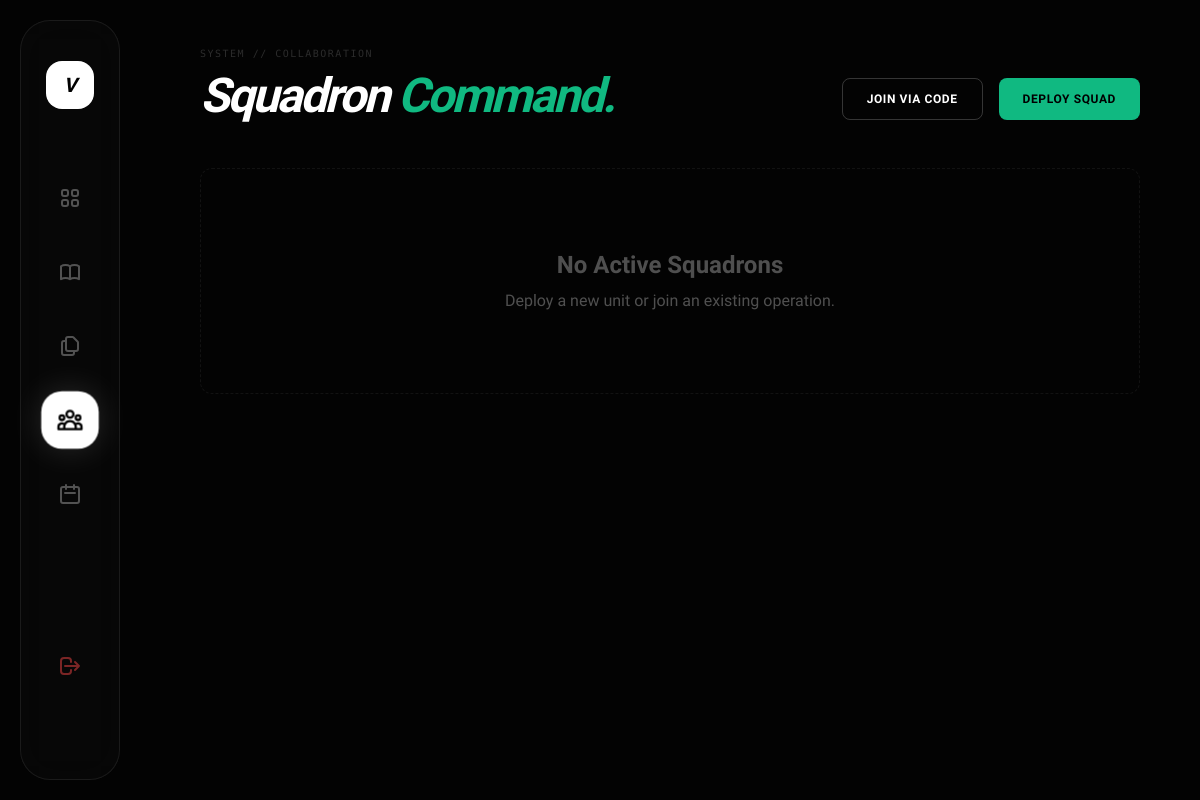
The page /squads/ (signed in) on the database as committed earlier.
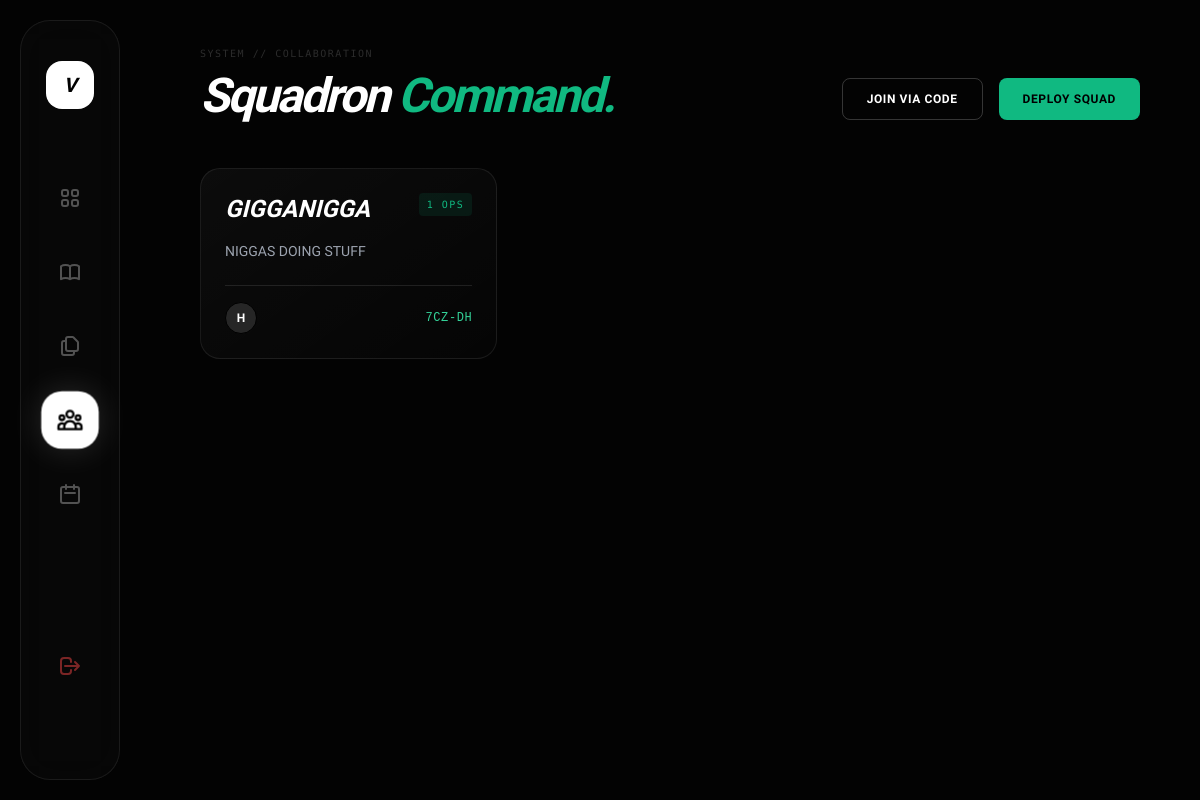
The same page on the database as committed later.
### core/models.py (models this page shows, shortened)
class Squad(models.Model):
    name = models.CharField(max_length=100)
    description = models.TextField(blank=True, null=True)
    code = models.CharField(max_length=10, default=generate_squad_code, unique=True)
    created_at = models.DateTimeField(auto_now_add=True)
    created_by = models.ForeignKey(User, on_delete=models.CASCADE, related_name='created_squads')

class Membership(models.Model):
    user = models.ForeignKey(User, on_delete=models.CASCADE)
    squad = models.ForeignKey(Squad, on_delete=models.CASCADE, related_name='members')
    joined_at = models.DateTimeField(auto_now_add=True)
    is_leader = models.BooleanField(default=False)
    class Meta:
        unique_together = ('user', 'squad') # Prevents double joining

### core/views.py (the view, shortened to what this page needs)
# urls.py: path('squads/', views.squad_hub, name='squad_hub'),
@login_required(login_url='signin')
def squad_hub(request):
    my_memberships = Membership.objects.filter(user=request.user)
    my_squads = [m.squad for m in my_memberships]
    create_form = SquadForm()
    join_form = JoinSquadForm()
    context = {
        'my_squads': my_squads,
        'create_form': create_form,
        'join_form': join_form,
        'online_count': Profile.objects.filter(last_seen__gte=timezone.now() - timezone.timedelta(minutes=5)).exclude(user=request.user).count()
    }
    return render(request, 'squad_hub.html', context)

### core/models.py (called while the page is built)
def generate_squad_code():
    chars = string.ascii_uppercase + string.digits
    return ''.join(random.choices(chars, k=3)) + '-' + ''.join(random.choices(chars, k=2))

### core/templates/squad_hub.html (shortened to what the changed rows need)
<!DOCTYPE html>
<html lang="en">
<head>
    <script src="https://cdn.tailwindcss.com"></script>
</head>
<body>
    <main class="main-container">
        <header class="flex justify-between items-end mb-12">
            <div>
                <h1 class="text-5xl font-black italic tracking-tighter mt-2 text-white">Squadron <span class="text-emerald-500">Command.</span></h1>
            </div>
        </header>
        <div class="grid grid-cols-1 md:grid-cols-2 lg:grid-cols-3 gap-6">
            {% for squad in my_squads %}
            <a href="{% url 'squad_detail' squad.id %}" class="block h-full">
                <div class="card-squad group cursor-pointer">
                    <div>
                        <div class="flex justify-between items-start mb-4">
                            <h3 class="text-2xl font-bold uppercase italic group-hover:text-emerald-400 transition-colors">{{ squad.name }}</h3>
                            <span class="mono-tag bg-emerald-500/10 text-emerald-500 px-2 py-1 rounded">{{ squad.members.count }} OPS</span>
                        </div>
                        <p class="text-sm text-gray-400 mb-6 line-clamp-2">{{ squad.description|default:"No briefing available." }}</p>
                    </div>
                    <div class="flex justify-between items-center border-t border-white/10 pt-4 mt-auto">
                        <div class="flex -space-x-2">
                            {% for member in squad.members.all|slice:":3" %}
                            <div class="w-8 h-8 rounded-full bg-neutral-800 border border-black flex items-center justify-center text-xs font-bold">{{ member.user.username|make_list|first|upper }}</div>
                            {% endfor %}
                        </div>
                        <span class="font-mono text-emerald-400 text-xs tracking-wider">{{ squad.code }}</span>
                    </div>
                </div>
            </a>
            {% empty %}
            <div class="col-span-3 flex flex-col items-center justify-center py-20 opacity-30 border border-dashed border-white/20 rounded-xl">
                <h2 class="text-2xl font-bold mb-2">No Active Squadrons</h2>
                <p>Deploy a new unit or join an existing operation.</p>
            </div>
            {% endfor %}
            </div>
    </main>
</body>
</html>

Rows that differ between the two databases and show on the page:
added Squad: name "GIGGANIGGA", members.count "1", description "NIGGAS DOING STUFF", code "7CZ-DH"
added Membership: user.username|make_list "H"
Other text that changed with them:
text no longer shown: "No Active Squadrons Deploy a new unit or join an existing operation."
